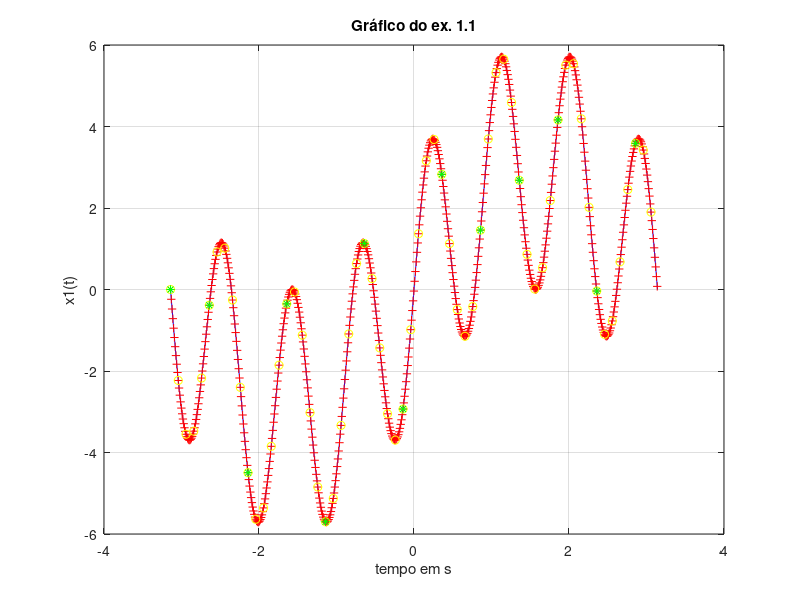

Reproduce this figure in MATLAB.
%% Ex 1.1.
Ts1 = 0.01;
Ts2 = 0.1;
Ts3 = 0.5;

t1 = -pi:Ts1:pi;
t2 = -pi:Ts2:pi;
t3 = -pi:Ts3:pi;

x1_t1 = 6 * cos(3*t1) .* sin(4*t1);
x1_t2 = 6 * cos(3*t2) .* sin(4*t2);
x1_t3 = 6 * cos(3*t3) .* sin(4*t3);

t = linspace(-pi, pi, 500);
x1_t = 6 * cos(3*t) .* sin(4*t);

plot(t, x1_t, 'b', t1, x1_t1, '+r', t2, x1_t2, 'oy', t3, x1_t3, '*g');

xlabel('tempo em s');
ylabel('x1(t)');
title('Gráfico do ex. 1.1');
grid;

% text(0, 2, 'texto');
% subplot(3, 2, 4)